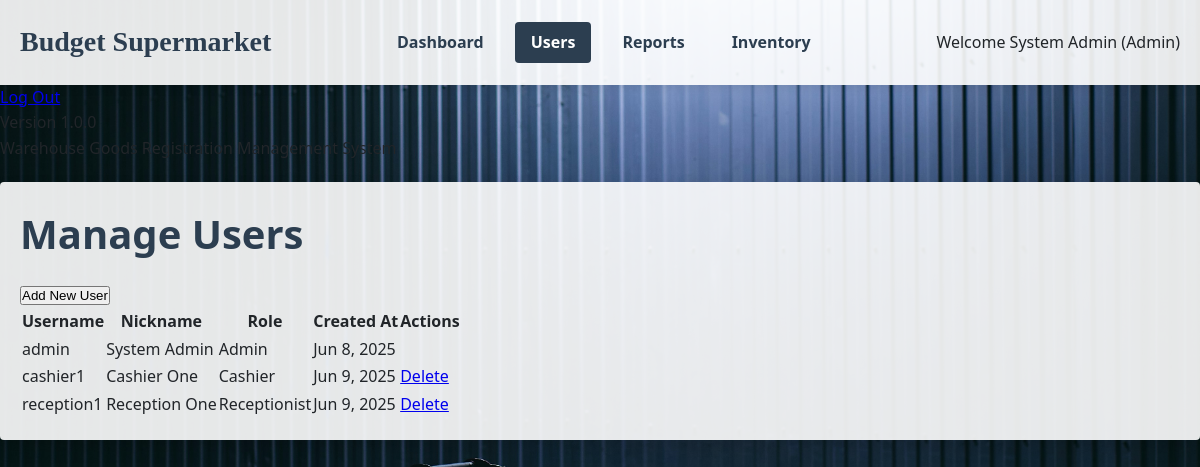
The page /admin/users.php (signed in) on the database its author committed.
### tables this page shows
CREATE TABLE `users` (
  `id` int(11) NOT NULL,
  `username` varchar(50) NOT NULL,
  `password` varchar(255) NOT NULL,
  `nickname` varchar(50) NOT NULL,
  `role` enum('admin','cashier','receptionist') NOT NULL DEFAULT 'receptionist',
  `created_at` timestamp NOT NULL DEFAULT current_timestamp()
);

### admin/users.php (the view, shortened to what this page needs)
<?php
include '../includes/config.php';
$stmt = $pdo->query("SELECT * FROM users ORDER BY role, username");
$users = $stmt->fetchAll();
?>
<?php $pageTitle = "Manage Users"; include '../includes/header.php'; ?>
<h1>Manage Users</h1>
<div class="add-user-btn">
    <button onclick="document.getElementById('addUserModal').style.display='block'" class="submit-btn">Add New User</button>
</div>
<table class="users-table">
    <thead>
        <tr>
            <th>Username</th>
            <th>Nickname</th>
            <th>Role</th>
            <th>Created At</th>
            <th>Actions</th>
        </tr>
    </thead>
    <tbody>
        <?php foreach ($users as $user): ?>
        <tr>
            <td><?php echo htmlspecialchars($user['username']); ?></td>
            <td><?php echo htmlspecialchars($user['nickname']); ?></td>
            <td><?php echo ucfirst($user['role']); ?></td>
            <td><?php echo date('M j, Y', strtotime($user['created_at'])); ?></td>
            <td>
                <?php if ($user['id'] != $_SESSION['user_id']): ?>
                    <a href="?delete=<?php echo $user['id']; ?>" class="delete-btn"
                       onclick="return confirm('Are you sure you want to delete this user?')">Delete</a>
                <?php endif; ?>
            </td>
        </tr>
        <?php endforeach; ?>
    </tbody>
</table>
<?php include '../includes/footer.php'; ?>

### assets/css/style.css (style rules this page uses)
:root { --primary-color: #2c3e50; --primary-dark: #1a252f; --secondary-color: #3498db; --secondary-dark: #2980b9; --success-color: #28a745; --success-dark: #218838; --danger-color: #e74c3c; --danger-dark: #c0392b; --warning-color: #ffc107; --warning-dark: #e0a800; --light-color: #f8f9fa; --dark-color: #343a40; --gray-color: #6c757d; --border-color: #dee2e6; --text-color: #212529; --text-light: #f8f9fa; --shadow: 0 0.5rem 1rem rgba(0, 0, 0, 0.15); --radius: 0.25rem; }
* { margin: 0; padding: 0; box-sizing: border-box; }
body { font-family: 'Segoe UI', Tahoma, Geneva, Verdana, sans-serif; line-height: 1.6; color: var(--text-color); background-color: #f5f5f5; }
body.main-page { background-image: url('../images/background.jpg'); background-size: cover; background-position: center; background-attachment: fixed; min-height: 100vh; }
h1, h2, h3, h4, h5, h6 { margin-bottom: 1rem; color: var(--primary-color); }
h1 { font-size: 2.5rem; }

### rows shown on the page
users: username "admin", nickname "System Admin", role "Admin", created_at "Jun 8, 2025"
users: username "cashier1", nickname "Cashier One", role "Cashier", created_at "Jun 9, 2025"
users: username "reception1", nickname "Reception One", role "Receptionist", created_at "Jun 9, 2025"

### other values the page prints
$_SESSION['nickname'] "System Admin"
$_SESSION['role'] "Admin"
